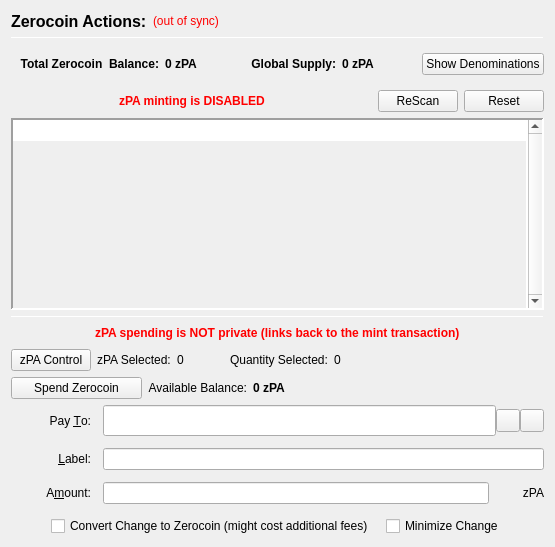
                  <widget class="QFrame" name="verticalFrameLeft">
                   <layout class="QVBoxLayout" name="verticalLayout_2">
                    <item>
                     <layout class="QVBoxLayout" name="verticalLayout_3">
                      <item>
                       <layout class="QHBoxLayout" name="horizontalLayout_3">
                        <item>
                         <widget class="QLabel" name="labelzPAActions">
                          <property name="font">
                           <font>
                            <pointsize>12</pointsize>
                            <weight>75</weight>
                            <bold>true</bold>
                           </font>
                          </property>
                          <property name="text">
                           <string>Zerocoin Actions:</string>
                          </property>
                          <property name="alignment">
                           <set>Qt::AlignLeading|Qt::AlignLeft|Qt::AlignVCenter</set>
                          </property>
                         </widget>
                        </item>
                        <item>
                         <widget class="QLabel" name="labelzPASyncStatus">
                          <property name="toolTip">
                           <string>The displayed information may be out of date. Your wallet automatically synchronizes with the Polar network after a connection is established, but this process has not completed yet.</string>
                          </property>
                          <property name="styleSheet">
                           <string notr="true">QLabel { color: red; }</string>
                          </property>
                          <property name="text">
                           <string notr="true">(out of sync)</string>
                          </property>
                          <property name="alignment">
                           <set>Qt::AlignLeading|Qt::AlignLeft|Qt::AlignVCenter</set>
                          </property>
                         </widget>
                        </item>
                        <item>
                         <spacer name="horizontalSpacer">
                          <property name="orientation">
                           <enum>Qt::Horizontal</enum>
                          </property>
                          <property name="sizeHint" stdset="0">
                           <size>
                            <width>40</width>
                            <height>20</height>
                           </size>
                          </property>
                         </spacer>
                        </item>
                       </layout>
                      </item>
                      <item>
                       <widget class="Line" name="lineUpperLeft">
                        <property name="minimumSize">
                         <size>
                          <width>0</width>
                          <height>1</height>
                         </size>
                        </property>
                        <property name="maximumSize">
                         <size>
                          <width>16777215</width>
                          <height>1</height>
                         </size>
                        </property>
                        <property name="frameShadow">
                         <enum>QFrame::Sunken</enum>
                        </property>
                        <property name="orientation">
                         <enum>Qt::Horizontal</enum>
                        </property>
                       </widget>
                      </item>
                      <item>
                       <widget class="QFrame" name="balanceSupplyFrame">
                        <layout class="QHBoxLayout" name="horizontalLayout_2" stretch="0,0,0,1,0">
                         <property name="rightMargin">
                          <number>0</number>
                         </property>
                         <item>
                          <layout class="QHBoxLayout" name="horizontalLayout_34">
                           <item>
                            <widget class="QLabel" name="labelzAvailableText_3">
                             <property name="font">
                              <font>
                               <weight>75</weight>
                               <bold>true</bold>
                              </font>
                             </property>
                             <property name="toolTip">
                              <string>Total Balance including unconfirmed and immature zPA</string>
                             </property>
                             <property name="text">
                              <string>Total Zerocoin  Balance:</string>
                             </property>
                             <property name="alignment">
                              <set>Qt::AlignRight|Qt::AlignTrailing|Qt::AlignVCenter</set>
                             </property>
                            </widget>
                           </item>
                           <item>
                            <widget class="QLabel" name="labelzAvailableAmount_4">
                             <property name="minimumSize">
                              <size>
                               <width>40</width>
                               <height>0</height>
                              </size>
                             </property>
                             <property name="font">
                              <font>
                               <weight>75</weight>
                               <bold>true</bold>
                              </font>
                             </property>
                             <property name="toolTip">
                              <string>Total Balance including unconfirmed and immature zPA</string>
                             </property>
                             <property name="text">
                              <string>0 zPA</string>
                             </property>
                             <property name="alignment">
                              <set>Qt::AlignLeading|Qt::AlignLeft|Qt::AlignVCenter</set>
                             </property>
                            </widget>
                           </item>
                          </layout>
                         </item>
                         <item>
                          <spacer name="horizontalSpacer_32">
                           <property name="orientation">
                            <enum>Qt::Horizontal</enum>
                           </property>
                           <property name="sizeHint" stdset="0">
                            <size>
                             <width>40</width>
                             <height>20</height>
                            </size>
                           </property>
                          </spacer>
                         </item>
                         <item>
                          <layout class="QHBoxLayout" name="horizontalLayout_35">
                           <item>
                            <widget class="QLabel" name="labelZsupplyText_2">
                             <property name="font">
                              <font>
                               <weight>75</weight>
                               <bold>true</bold>
                              </font>
                             </property>
                             <property name="text">
                              <string>Global Supply:</string>
                             </property>
                             <property name="alignment">
                              <set>Qt::AlignRight|Qt::AlignTrailing|Qt::AlignVCenter</set>
                             </property>
                            </widget>
                           </item>
                           <item>
                            <widget class="QLabel" name="labelZsupplyAmount_2">
                             <property name="font">
                              <font>
                               <weight>75</weight>
                               <bold>true</bold>
                              </font>
                             </property>
                             <property name="text">
                              <string>0 zPA</string>
                             </property>
                            </widget>
                           </item>
                          </layout>
                         </item>
                         <item>
                          <spacer name="horizontalSpacer_31">
                           <property name="orientation">
                            <enum>Qt::Horizontal</enum>
                           </property>
                           <property name="sizeHint" stdset="0">
                            <size>
                             <width>40</width>
                             <height>20</height>
                            </size>
                           </property>
                          </spacer>
                         </item>
                         <item>
                          <widget class="QPushButton" name="pushButtonShowDenoms">
                           <property name="toolTip">
                            <string>Show zPA denominations list</string>
                           </property>
                           <property name="text">
                            <string>Show Denominations</string>
                           </property>
                          </widget>
                         </item>
                        </layout>
                       </widget>
                      </item>
                      <item>
                       <layout class="QHBoxLayout" name="horizontalLayout_4">
                        <item>
                         <spacer name="horizontalSpacer_2">
                          <property name="orientation">
                           <enum>Qt::Horizontal</enum>
                          </property>
                          <property name="sizeHint" stdset="0">
                           <size>
                            <width>40</width>
                            <height>20</height>
                           </size>
                          </property>
                         </spacer>
                        </item>
                        <item>
                         <widget class="QLabel" name="label">
                          <property name="styleSheet">
                           <string notr="true">color: red;
font-weight: bold;</string>
                          </property>
                          <property name="text">
                           <string>zPA minting is DISABLED</string>
                          </property>
                         </widget>
                        </item>
                        <item>
                         <spacer name="horizontalSpacer_3">
                          <property name="orientation">
                           <enum>Qt::Horizontal</enum>
                          </property>
                          <property name="sizeHint" stdset="0">
                           <size>
                            <width>40</width>
                            <height>20</height>
                           </size>
                          </property>
                         </spacer>
                        </item>
                        <item>
                         <widget class="QPushButton" name="pushButtonMintReset">
                          <property name="maximumSize">
                           <size>
                            <width>80</width>
                            <height>16777215</height>
                           </size>
                          </property>
                          <property name="toolTip">
                           <string>Rescan the complete blockchain for  Zerocoin mints and their meta-data.</string>
                          </property>
                          <property name="text">
                           <string>ReScan</string>
                          </property>
                         </widget>
                        </item>
                        <item>
                         <widget class="QPushButton" name="pushButtonSpentReset">
                          <property name="maximumSize">
                           <size>
                            <width>80</width>
                            <height>16777215</height>
                           </size>
                          </property>
                          <property name="toolTip">
                           <string>Reset Zerocoin Wallet DB. Deletes transactions that did not make it into the blockchain.</string>
                          </property>
                          <property name="text">
                           <string>Reset</string>
                          </property>
                         </widget>
                        </item>
                       </layout>
                      </item>
                      <item>
                       <widget class="QPlainTextEdit" name="TEMintStatus">
                        <property name="font">
                         <font>
                          <pointsize>8</pointsize>
                         </font>
                        </property>
                        <property name="toolTip">
                         <string>Status and/or Mesages from the last Mint Action.</string>
                        </property>
                        <property name="frameShape">
                         <enum>QFrame::Panel</enum>
                        </property>
                        <property name="frameShadow">
                         <enum>QFrame::Sunken</enum>
                        </property>
                        <property name="lineWidth">
                         <number>2</number>
                        </property>
                        <property name="midLineWidth">
                         <number>2</number>
                        </property>
                        <property name="verticalScrollBarPolicy">
                         <enum>Qt::ScrollBarAlwaysOn</enum>
                        </property>
                        <property name="horizontalScrollBarPolicy">
                         <enum>Qt::ScrollBarAlwaysOff</enum>
                        </property>
                        <property name="readOnly">
                         <bool>true</bool>
                        </property>
                        <property name="plainText">
                         <string notr="true"/>
                        </property>
                        <property name="backgroundVisible">
                         <bool>true</bool>
                        </property>
                       </widget>
                      </item>
                      <item>
                       <widget class="Line" name="line">
                        <property name="minimumSize">
                         <size>
                          <width>0</width>
                          <height>1</height>
                         </size>
                        </property>
                        <property name="maximumSize">
                         <size>
                          <width>16777215</width>
                          <height>1</height>
                         </size>
                        </property>
                        <property name="orientation">
                         <enum>Qt::Horizontal</enum>
                        </property>
                       </widget>
                      </item>
                      <item>
                       <layout class="QHBoxLayout" name="horizontalLayout_7">
                        <item>
                         <spacer name="horizontalSpacer_18">
                          <property name="orientation">
                           <enum>Qt::Horizontal</enum>
                          </property>
                          <property name="sizeHint" stdset="0">
                           <size>
                            <width>40</width>
                            <height>20</height>
                           </size>
                          </property>
                         </spacer>
                        </item>
                        <item>
                         <widget class="QLabel" name="label_2">
                          <property name="styleSheet">
                           <string notr="true">color: red;
font-weight: bold;</string>
                          </property>
                          <property name="text">
                           <string>zPA spending is NOT private (links back to the mint transaction)</string>
                          </property>
                         </widget>
                        </item>
                        <item>
                         <spacer name="horizontalSpacer_30">
                          <property name="orientation">
                           <enum>Qt::Horizontal</enum>
                          </property>
                          <property name="sizeHint" stdset="0">
                           <size>
                            <width>40</width>
                            <height>20</height>
                           </size>
                          </property>
                         </spacer>
                        </item>
                       </layout>
                      </item>
                      <item>
                       <layout class="QHBoxLayout" name="horizontalLayout_24">
                        <property name="leftMargin">
                         <number>0</number>
                        </property>
                        <property name="bottomMargin">
                         <number>0</number>
                        </property>
                        <item>
                         <widget class="QPushButton" name="pushButtonZPivControl">
                          <property name="text">
                           <string>zPA Control</string>
                          </property>
                         </widget>
                        </item>
                        <item>
                         <widget class="QLabel" name="labelzPivSelected">
                          <property name="text">
                           <string>zPA Selected:</string>
                          </property>
                         </widget>
                        </item>
                        <item>
                         <widget class="QLabel" name="labelzPivSelected_int">
                          <property name="text">
                           <string>0</string>
                          </property>
                         </widget>
                        </item>
                        <item>
                         <spacer name="horizontalSpacer_17">
                          <property name="orientation">
                           <enum>Qt::Horizontal</enum>
                          </property>
                          <property name="sizeType">
                           <enum>QSizePolicy::Fixed</enum>
                          </property>
                          <property name="sizeHint" stdset="0">
                           <size>
                            <width>40</width>
                            <height>20</height>
                           </size>
                          </property>
                         </spacer>
                        </item>
                        <item>
                         <widget class="QLabel" name="labelQuantitySelected">
                          <property name="text">
                           <string>Quantity Selected:</string>
                          </property>
                         </widget>
                        </item>
                        <item>
                         <widget class="QLabel" name="labelQuantitySelected_int">
                          <property name="text">
                           <string>0</string>
                          </property>
                         </widget>
                        </item>
                        <item>
                         <spacer name="horizontalSpacer_19">
                          <property name="orientation">
                           <enum>Qt::Horizontal</enum>
                          </property>
                          <property name="sizeHint" stdset="0">
                           <size>
                            <width>40</width>
                            <height>20</height>
                           </size>
                          </property>
                         </spacer>
                        </item>
                       </layout>
                      </item>
                      <item>
                       <layout class="QHBoxLayout" name="horizontalLayout_6">
                        <item>
                         <widget class="QPushButton" name="pushButtonSpendzPA">
                          <property name="minimumSize">
                           <size>
                            <width>131</width>
                            <height>0</height>
                           </size>
                          </property>
                          <property name="toolTip">
                           <string>Spend Zerocoin. Without 'Pay To:' address creates payments to yourself.</string>
                          </property>
                          <property name="text">
                           <string>Spend Zerocoin</string>
                          </property>
                         </widget>
                        </item>
                        <item>
                         <widget class="QLabel" name="labelzPABalanceText">
                          <property name="toolTip">
                           <string>Available (mature and spendable) zPA for spending</string>
                          </property>
                          <property name="text">
                           <string>Available Balance:</string>
                          </property>
                          <property name="alignment">
                           <set>Qt::AlignRight|Qt::AlignTrailing|Qt::AlignVCenter</set>
                          </property>
                         </widget>
                        </item>
                        <item>
                         <widget class="QLabel" name="labelzAvailableAmount_2">
                          <property name="font">
                           <font>
                            <weight>75</weight>
                            <bold>true</bold>
                           </font>
                          </property>
                          <property name="toolTip">
                           <string>Available (mature and spendable) zPA for spending

zPA are mature when they have more than 20 confirmations AND more than 2 mints of the same denomination after them were minted</string>
                          </property>
                          <property name="text">
                           <string>0 zPA</string>
                          </property>
                          <property name="alignment">
                           <set>Qt::AlignLeading|Qt::AlignLeft|Qt::AlignVCenter</set>
                          </property>
                         </widget>
                        </item>
                        <item>
                         <spacer name="horizontalSpacer_4">
                          <property name="orientation">
                           <enum>Qt::Horizontal</enum>
                          </property>
                          <property name="sizeHint" stdset="0">
                           <size>
                            <width>40</width>
                            <height>20</height>
                           </size>
                          </property>
                         </spacer>
                        </item>
                       </layout>
                      </item>
                      <item>
                       <layout class="QGridLayout" name="gridLayout_7">
                        <property name="spacing">
                         <number>12</number>
                        </property>
                        <item row="0" column="0">
                         <widget class="QLabel" name="payToLabel">
                          <property name="minimumSize">
                           <size>
                            <width>80</width>
                            <height>0</height>
                           </size>
                          </property>
                          <property name="text">
                           <string>Pay &amp;To:</string>
                          </property>
                          <property name="alignment">
                           <set>Qt::AlignRight|Qt::AlignTrailing|Qt::AlignVCenter</set>
                          </property>
                          <property name="buddy">
                           <cstring>payTo</cstring>
                          </property>
                         </widget>
                        </item>
                        <item row="0" column="1">
                         <layout class="QHBoxLayout" name="payToLayout">
                          <property name="spacing">
                           <number>0</number>
                          </property>
                          <item>
                           <widget class="QValidatedLineEdit" name="payTo">
                            <property name="enabled">
                             <bool>true</bool>
                            </property>
                            <property name="minimumSize">
                             <size>
                              <width>0</width>
                              <height>31</height>
                             </size>
                            </property>
                            <property name="toolTip">
                             <string>The Polar address to send the payment to. Creates local payment to yourself when empty.</string>
                            </property>
                           </widget>
                          </item>
                          <item>
                           <widget class="QToolButton" name="addressBookButton">
                            <property name="toolTip">
                             <string>Choose previously used address</string>
                            </property>
                            <property name="text">
                             <string/>
                            </property>
                            <property name="icon">
                             <iconset resource="../polar.qrc">
                              <normaloff>:/icons/address-book</normaloff>:/icons/address-book</iconset>
                            </property>
                            <property name="shortcut">
                             <string>Alt+A</string>
                            </property>
                           </widget>
                          </item>
                          <item>
                           <widget class="QToolButton" name="pasteButton">
                            <property name="toolTip">
                             <string>Paste address from clipboard</string>
                            </property>
                            <property name="text">
                             <string/>
                            </property>
                            <property name="icon">
                             <iconset resource="../polar.qrc">
                              <normaloff>:/icons/editpaste</normaloff>:/icons/editpaste</iconset>
                            </property>
                            <property name="shortcut">
                             <string>Alt+P</string>
                            </property>
                           </widget>
                          </item>
                         </layout>
                        </item>
                        <item row="1" column="0">
                         <widget class="QLabel" name="labelLabel">
                          <property name="minimumSize">
                           <size>
                            <width>80</width>
                            <height>0</height>
                           </size>
                          </property>
                          <property name="text">
                           <string>&amp;Label:</string>
                          </property>
                          <property name="alignment">
                           <set>Qt::AlignRight|Qt::AlignTrailing|Qt::AlignVCenter</set>
                          </property>
                          <property name="buddy">
                           <cstring>addAsLabel</cstring>
                          </property>
                         </widget>
                        </item>
                        <item row="1" column="1">
                         <widget class="QLineEdit" name="addAsLabel">
                          <property name="toolTip">
                           <string>Enter a label for this address to add it to the list of used addresses</string>
                          </property>
                         </widget>
                        </item>
                        <item row="2" column="0">
                         <widget class="QLabel" name="amountLabel">
                          <property name="minimumSize">
                           <size>
                            <width>80</width>
                            <height>0</height>
                           </size>
                          </property>
                          <property name="text">
                           <string>A&amp;mount:</string>
                          </property>
                          <property name="alignment">
                           <set>Qt::AlignRight|Qt::AlignTrailing|Qt::AlignVCenter</set>
                          </property>
                          <property name="buddy">
                           <cstring>zPApayAmount</cstring>
                          </property>
                         </widget>
                        </item>
                        <item row="2" column="1">
                         <layout class="QHBoxLayout" name="horizontalLayout_9">
                          <property name="spacing">
                           <number>0</number>
                          </property>
                          <item>
                           <widget class="QLineEdit" name="zPApayAmount"/>
                          </item>
                          <item>
                           <widget class="QLabel" name="labelzPA">
                            <property name="minimumSize">
                             <size>
                              <width>55</width>
                              <height>0</height>
                             </size>
                            </property>
                            <property name="text">
                             <string>zPA</string>
                            </property>
                            <property name="alignment">
                             <set>Qt::AlignRight|Qt::AlignTrailing|Qt::AlignVCenter</set>
                            </property>
                           </widget>
                          </item>
                         </layout>
                        </item>
                        <item row="3" column="0" colspan="2">
                         <layout class="QHBoxLayout" name="horizontalLayout_10">
                          <item>
                           <spacer name="horizontalSpacer_5">
                            <property name="orientation">
                             <enum>Qt::Horizontal</enum>
                            </property>
                            <property name="sizeHint" stdset="0">
                             <size>
                              <width>40</width>
                              <height>20</height>
                             </size>
                            </property>
                           </spacer>
                          </item>
                          <item>
                           <widget class="QCheckBox" name="checkBoxMintChange">
                            <property name="sizePolicy">
                             <sizepolicy hsizetype="MinimumExpanding" vsizetype="Fixed">
                              <horstretch>0</horstretch>
                              <verstretch>0</verstretch>
                             </sizepolicy>
                            </property>
                            <property name="layoutDirection">
                             <enum>Qt::LeftToRight</enum>
                            </property>
                            <property name="text">
                             <string>Convert Change to Zerocoin (might cost additional fees)</string>
                            </property>
                           </widget>
                          </item>
                          <item>
                           <widget class="QCheckBox" name="checkBoxMinimizeChange">
                            <property name="toolTip">
                             <string>If checked, the wallet tries to minimize the returning change instead of minimizing the number of spent denominations.</string>
                            </property>
                            <property name="text">
                             <string>Minimize Change</string>
                            </property>
                           </widget>
                          </item>
                          <item>
                           <spacer name="horizontalSpacer_6">
                            <property name="orientation">
                             <enum>Qt::Horizontal</enum>
                            </property>
                            <property name="sizeHint" stdset="0">
                             <size>
                              <width>40</width>
                              <height>20</height>
                             </size>
                            </property>
                           </spacer>
                          </item>
                         </layout>
                        </item>
                       </layout>
                      </item>
                     </layout>
                    </item>
                   </layout>
                  </widget>
